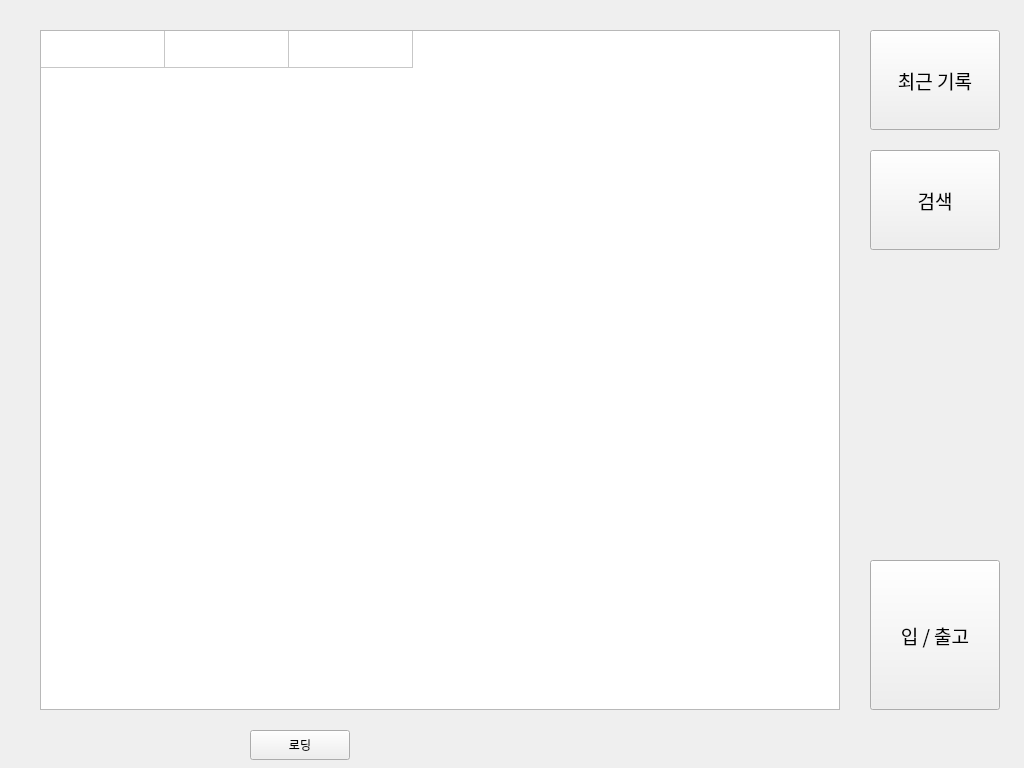
<?xml version="1.0" encoding="UTF-8"?>
<ui version="4.0">
 <class>Dialog</class>
 <widget class="QDialog" name="Dialog">
  <property name="geometry">
   <rect>
    <x>0</x>
    <y>0</y>
    <width>1024</width>
    <height>768</height>
   </rect>
  </property>
  <property name="minimumSize">
   <size>
    <width>1024</width>
    <height>768</height>
   </size>
  </property>
  <property name="maximumSize">
   <size>
    <width>1024</width>
    <height>768</height>
   </size>
  </property>
  <property name="font">
   <font>
    <family>나눔고딕</family>
   </font>
  </property>
  <property name="windowTitle">
   <string>Dialog</string>
  </property>
  <widget class="QStackedWidget" name="stkPage">
   <property name="geometry">
    <rect>
     <x>0</x>
     <y>0</y>
     <width>1024</width>
     <height>768</height>
    </rect>
   </property>
   <property name="layoutDirection">
    <enum>Qt::LeftToRight</enum>
   </property>
   <property name="frameShape">
    <enum>QFrame::NoFrame</enum>
   </property>
   <property name="frameShadow">
    <enum>QFrame::Plain</enum>
   </property>
   <property name="currentIndex">
    <number>0</number>
   </property>
   <widget class="QWidget" name="mainPage">
    <widget class="QTableWidget" name="QTable_time">
     <property name="geometry">
      <rect>
       <x>40</x>
       <y>30</y>
       <width>800</width>
       <height>680</height>
      </rect>
     </property>
     <property name="font">
      <font>
       <family>나눔고딕</family>
       <pointsize>10</pointsize>
       <weight>50</weight>
       <bold>false</bold>
      </font>
     </property>
     <property name="editTriggers">
      <set>QAbstractItemView::NoEditTriggers</set>
     </property>
     <property name="tabKeyNavigation">
      <bool>true</bool>
     </property>
     <property name="showGrid">
      <bool>true</bool>
     </property>
     <property name="gridStyle">
      <enum>Qt::SolidLine</enum>
     </property>
     <property name="sortingEnabled">
      <bool>false</bool>
     </property>
     <property name="wordWrap">
      <bool>true</bool>
     </property>
     <property name="cornerButtonEnabled">
      <bool>true</bool>
     </property>
     <property name="rowCount">
      <number>1</number>
     </property>
     <property name="columnCount">
      <number>3</number>
     </property>
     <attribute name="horizontalHeaderVisible">
      <bool>false</bool>
     </attribute>
     <attribute name="horizontalHeaderCascadingSectionResizes">
      <bool>false</bool>
     </attribute>
     <attribute name="horizontalHeaderDefaultSectionSize">
      <number>124</number>
     </attribute>
     <attribute name="horizontalHeaderHighlightSections">
      <bool>true</bool>
     </attribute>
     <attribute name="horizontalHeaderMinimumSectionSize">
      <number>27</number>
     </attribute>
     <attribute name="verticalHeaderVisible">
      <bool>false</bool>
     </attribute>
     <attribute name="verticalHeaderDefaultSectionSize">
      <number>37</number>
     </attribute>
     <row/>
     <column>
      <property name="text">
       <string>시간</string>
      </property>
      <property name="font">
       <font>
        <family>나눔고딕</family>
        <pointsize>10</pointsize>
        <weight>75</weight>
        <bold>true</bold>
       </font>
      </property>
      <property name="textAlignment">
       <set>AlignCenter</set>
      </property>
     </column>
     <column>
      <property name="text">
       <string>거래 종류</string>
      </property>
      <property name="font">
       <font>
        <family>나눔고딕</family>
        <pointsize>10</pointsize>
        <weight>75</weight>
        <bold>true</bold>
       </font>
      </property>
      <property name="textAlignment">
       <set>AlignCenter</set>
      </property>
     </column>
     <column>
      <property name="text">
       <string>품목</string>
      </property>
      <property name="font">
       <font>
        <family>나눔고딕</family>
        <pointsize>10</pointsize>
        <weight>75</weight>
        <bold>true</bold>
       </font>
      </property>
      <property name="textAlignment">
       <set>AlignCenter</set>
      </property>
     </column>
     <item row="0" column="0">
      <property name="text">
       <string/>
      </property>
     </item>
    </widget>
    <widget class="QPushButton" name="QBtn_road">
     <property name="geometry">
      <rect>
       <x>250</x>
       <y>730</y>
       <width>100</width>
       <height>30</height>
      </rect>
     </property>
     <property name="text">
      <string>로딩</string>
     </property>
     <property name="autoDefault">
      <bool>false</bool>
     </property>
    </widget>
   </widget>
   <widget class="QWidget" name="searchPage">
    <property name="font">
     <font>
      <family>나눔고딕</family>
     </font>
    </property>
    <widget class="QListWidget" name="QList_search">
     <property name="geometry">
      <rect>
       <x>40</x>
       <y>90</y>
       <width>800</width>
       <height>620</height>
      </rect>
     </property>
     <property name="font">
      <font>
       <family>나눔고딕</family>
       <pointsize>18</pointsize>
      </font>
     </property>
     <property name="editTriggers">
      <set>QAbstractItemView::DoubleClicked</set>
     </property>
     <property name="dragEnabled">
      <bool>false</bool>
     </property>
     <property name="dragDropOverwriteMode">
      <bool>false</bool>
     </property>
     <property name="alternatingRowColors">
      <bool>false</bool>
     </property>
    </widget>
    <widget class="QLineEdit" name="QLine_search">
     <property name="geometry">
      <rect>
       <x>180</x>
       <y>30</y>
       <width>660</width>
       <height>30</height>
      </rect>
     </property>
     <property name="font">
      <font>
       <family>나눔고딕</family>
       <weight>50</weight>
       <bold>false</bold>
      </font>
     </property>
     <property name="text">
      <string/>
     </property>
    </widget>
    <widget class="QPushButton" name="QBtn_searchCls">
     <property name="geometry">
      <rect>
       <x>40</x>
       <y>30</y>
       <width>120</width>
       <height>30</height>
      </rect>
     </property>
     <property name="font">
      <font>
       <family>나눔고딕</family>
      </font>
     </property>
     <property name="text">
      <string>지우기</string>
     </property>
     <property name="autoDefault">
      <bool>false</bool>
     </property>
    </widget>
    <widget class="QPushButton" name="QBtn_warehousing">
     <property name="geometry">
      <rect>
       <x>870</x>
       <y>420</y>
       <width>130</width>
       <height>100</height>
      </rect>
     </property>
     <property name="font">
      <font>
       <pointsize>14</pointsize>
      </font>
     </property>
     <property name="text">
      <string>추가 / 수정</string>
     </property>
    </widget>
   </widget>
  </widget>
  <widget class="QPushButton" name="QBtn_toMain">
   <property name="geometry">
    <rect>
     <x>870</x>
     <y>30</y>
     <width>130</width>
     <height>100</height>
    </rect>
   </property>
   <property name="font">
    <font>
     <family>나눔고딕</family>
     <pointsize>14</pointsize>
    </font>
   </property>
   <property name="text">
    <string>최근 기록</string>
   </property>
  </widget>
  <widget class="QPushButton" name="QBtn_toSearch">
   <property name="geometry">
    <rect>
     <x>870</x>
     <y>150</y>
     <width>130</width>
     <height>100</height>
    </rect>
   </property>
   <property name="font">
    <font>
     <family>나눔고딕</family>
     <pointsize>14</pointsize>
     <weight>50</weight>
     <bold>false</bold>
    </font>
   </property>
   <property name="text">
    <string>검색</string>
   </property>
  </widget>
  <widget class="QPushButton" name="QBtn_quantity">
   <property name="geometry">
    <rect>
     <x>870</x>
     <y>560</y>
     <width>130</width>
     <height>150</height>
    </rect>
   </property>
   <property name="font">
    <font>
     <family>나눔고딕</family>
     <pointsize>14</pointsize>
     <weight>50</weight>
     <bold>false</bold>
    </font>
   </property>
   <property name="text">
    <string>입 / 출고</string>
   </property>
  </widget>
 </widget>
 <tabstops>
  <tabstop>QBtn_toMain</tabstop>
  <tabstop>QBtn_toSearch</tabstop>
  <tabstop>QTable_time</tabstop>
  <tabstop>QBtn_road</tabstop>
  <tabstop>QBtn_searchCls</tabstop>
  <tabstop>QLine_search</tabstop>
  <tabstop>QList_search</tabstop>
 </tabstops>
 <resources/>
 <connections/>
</ui>
